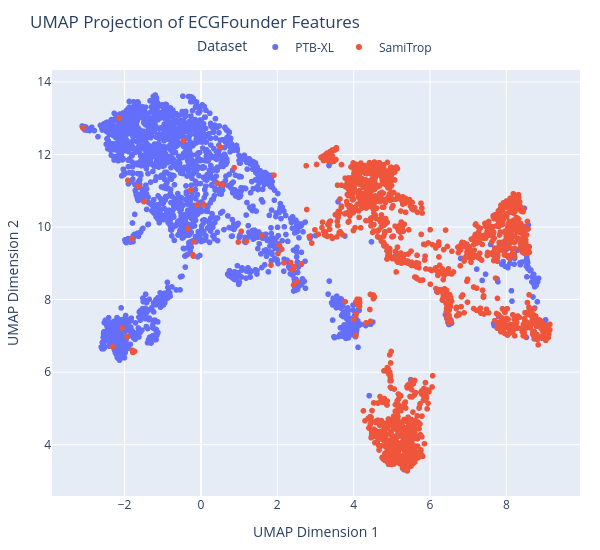

Notebook code cell kept with this figure:
### Code cell
fig = ex.scatter(x=umap_features[:,0], y=umap_features[:,1], color=_feat_dataset)

fig.update_layout(title="UMAP Projection of ECGFounder Features",
                  xaxis_title="UMAP Dimension 1",
                  yaxis_title="UMAP Dimension 2",
                  title_y=0.97,
                  legend=dict(title="Dataset",orientation="h", yanchor="bottom", y=1.02, xanchor="center", x=.5),
                  margin=dict(l=20, r=20, t=70, b=20),
                  height=550, width=600)

fig.show()

### Figure 1 — Plotly figure (JSON) as saved in the notebook; plotly's stock layout.template omitted (floating-point values rounded to 4 significant figures; data arrays with more than 128 entries replaced by an {"elided": "..."} marker saying what was removed)
{"data": [{"hovertemplate": "color=PTB-XL<br>x=%{x}<br>y=%{y}<extra></extra>", "legendgroup": "PTB-XL", "marker": {"color": "#636efa", "symbol": "circle"}, "mode": "markers", "name": "PTB-XL", "showlegend": true, "type": "scattergl", "x": {"elided": "2198 float values"}, "xaxis": "x", "y": {"elided": "2198 float values"}, "yaxis": "y"}, {"hovertemplate": "color=SamiTrop<br>x=%{x}<br>y=%{y}<extra></extra>", "legendgroup": "SamiTrop", "marker": {"color": "#EF553B", "symbol": "circle"}, "mode": "markers", "name": "SamiTrop", "showlegend": true, "type": "scattergl", "x": {"elided": "1631 float values"}, "xaxis": "x", "y": {"elided": "1631 float values"}, "yaxis": "y"}], "layout": {"height": 550, "legend": {"orientation": "h", "title": {"text": "Dataset"}, "tracegroupgap": 0, "x": 0.5, "xanchor": "center", "y": 1.02, "yanchor": "bottom"}, "margin": {"b": 20, "l": 20, "r": 20, "t": 70}, "title": {"text": "UMAP Projection of ECGFounder Features", "y": 0.97}, "width": 600, "xaxis": {"anchor": "y", "domain": [0, 1], "title": {"text": "UMAP Dimension 1"}}, "yaxis": {"anchor": "x", "domain": [0, 1], "title": {"text": "UMAP Dimension 2"}}}}
